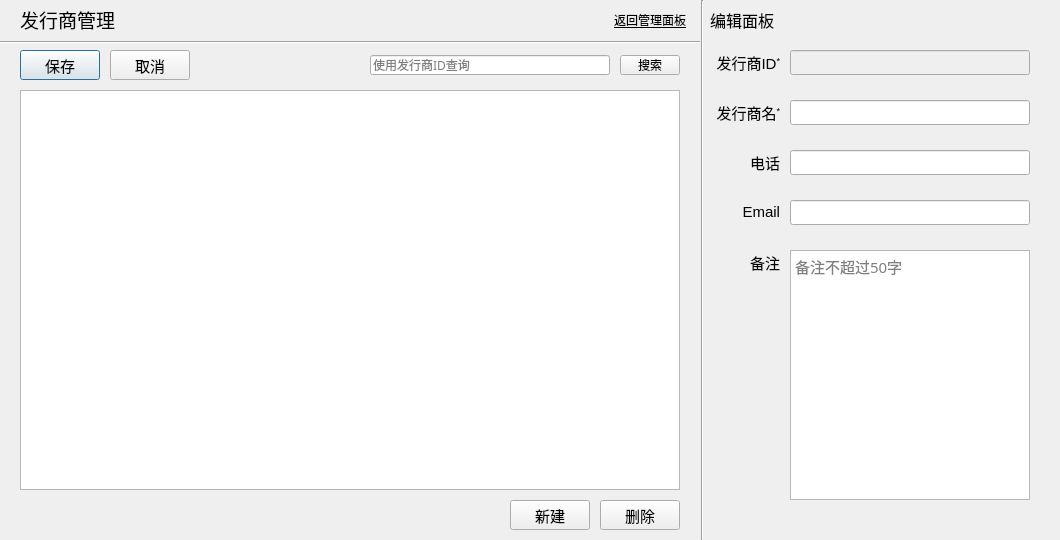
<?xml version="1.0" encoding="UTF-8"?>
<ui version="4.0">
 <class>pubmanageWindow</class>
 <widget class="QWidget" name="pubmanageWindow">
  <property name="geometry">
   <rect>
    <x>0</x>
    <y>0</y>
    <width>1060</width>
    <height>540</height>
   </rect>
  </property>
  <property name="minimumSize">
   <size>
    <width>1060</width>
    <height>540</height>
   </size>
  </property>
  <property name="maximumSize">
   <size>
    <width>1060</width>
    <height>540</height>
   </size>
  </property>
  <property name="font">
   <font>
    <family>Microsoft YaHei UI</family>
   </font>
  </property>
  <property name="windowTitle">
   <string>发行商管理</string>
  </property>
  <widget class="Line" name="line">
   <property name="geometry">
    <rect>
     <x>0</x>
     <y>40</y>
     <width>700</width>
     <height>5</height>
    </rect>
   </property>
   <property name="orientation">
    <enum>Qt::Horizontal</enum>
   </property>
  </widget>
  <widget class="QPushButton" name="searchButton">
   <property name="geometry">
    <rect>
     <x>620</x>
     <y>55</y>
     <width>60</width>
     <height>20</height>
    </rect>
   </property>
   <property name="font">
    <font>
     <family>Microsoft YaHei UI</family>
     <pointsize>9</pointsize>
    </font>
   </property>
   <property name="text">
    <string>搜索</string>
   </property>
  </widget>
  <widget class="QTableView" name="tableView">
   <property name="geometry">
    <rect>
     <x>20</x>
     <y>90</y>
     <width>660</width>
     <height>400</height>
    </rect>
   </property>
   <property name="font">
    <font>
     <family>Microsoft YaHei</family>
     <pointsize>11</pointsize>
    </font>
   </property>
  </widget>
  <widget class="QLabel" name="title">
   <property name="geometry">
    <rect>
     <x>20</x>
     <y>0</y>
     <width>200</width>
     <height>40</height>
    </rect>
   </property>
   <property name="font">
    <font>
     <family>Microsoft YaHei UI</family>
     <pointsize>14</pointsize>
    </font>
   </property>
   <property name="text">
    <string>&lt;html&gt;&lt;head/&gt;&lt;body&gt;&lt;p&gt;发行商管理&lt;/p&gt;&lt;/body&gt;&lt;/html&gt;</string>
   </property>
  </widget>
  <widget class="QLineEdit" name="searchlineEdit">
   <property name="geometry">
    <rect>
     <x>370</x>
     <y>55</y>
     <width>240</width>
     <height>20</height>
    </rect>
   </property>
   <property name="font">
    <font>
     <family>Microsoft YaHei</family>
     <pointsize>9</pointsize>
    </font>
   </property>
   <property name="locale">
    <locale language="English" country="UnitedStates"/>
   </property>
   <property name="placeholderText">
    <string>使用发行商ID查询</string>
   </property>
  </widget>
  <widget class="QPushButton" name="returnButton">
   <property name="geometry">
    <rect>
     <x>610</x>
     <y>10</y>
     <width>80</width>
     <height>20</height>
    </rect>
   </property>
   <property name="font">
    <font>
     <family>Microsoft YaHei UI Light</family>
     <pointsize>9</pointsize>
     <underline>true</underline>
    </font>
   </property>
   <property name="text">
    <string>返回管理面板</string>
   </property>
   <property name="flat">
    <bool>true</bool>
   </property>
  </widget>
  <widget class="QPushButton" name="addButton">
   <property name="enabled">
    <bool>true</bool>
   </property>
   <property name="geometry">
    <rect>
     <x>510</x>
     <y>500</y>
     <width>80</width>
     <height>30</height>
    </rect>
   </property>
   <property name="font">
    <font>
     <family>Microsoft YaHei UI</family>
     <pointsize>11</pointsize>
    </font>
   </property>
   <property name="text">
    <string>新建</string>
   </property>
  </widget>
  <widget class="Line" name="line_2">
   <property name="geometry">
    <rect>
     <x>700</x>
     <y>0</y>
     <width>5</width>
     <height>540</height>
    </rect>
   </property>
   <property name="orientation">
    <enum>Qt::Vertical</enum>
   </property>
  </widget>
  <widget class="QLabel" name="title_2">
   <property name="geometry">
    <rect>
     <x>710</x>
     <y>0</y>
     <width>200</width>
     <height>40</height>
    </rect>
   </property>
   <property name="font">
    <font>
     <family>Microsoft YaHei UI</family>
     <pointsize>12</pointsize>
    </font>
   </property>
   <property name="text">
    <string>&lt;html&gt;&lt;head/&gt;&lt;body&gt;&lt;p&gt;&lt;span style=&quot; font-size:12pt;&quot;&gt;编辑面板&lt;/span&gt;&lt;/p&gt;&lt;/body&gt;&lt;/html&gt;</string>
   </property>
  </widget>
  <widget class="QLabel" name="pubtelelabel">
   <property name="geometry">
    <rect>
     <x>720</x>
     <y>150</y>
     <width>60</width>
     <height>25</height>
    </rect>
   </property>
   <property name="font">
    <font>
     <family>Microsoft YaHei UI</family>
     <pointsize>11</pointsize>
    </font>
   </property>
   <property name="text">
    <string>&lt;html&gt;&lt;head/&gt;&lt;body&gt;&lt;p align=&quot;right&quot;&gt;电话&lt;/p&gt;&lt;/body&gt;&lt;/html&gt;</string>
   </property>
  </widget>
  <widget class="QLineEdit" name="pubemaillineEdit">
   <property name="geometry">
    <rect>
     <x>790</x>
     <y>200</y>
     <width>240</width>
     <height>25</height>
    </rect>
   </property>
   <property name="font">
    <font>
     <family>Microsoft YaHei</family>
     <pointsize>11</pointsize>
    </font>
   </property>
   <property name="locale">
    <locale language="English" country="UnitedStates"/>
   </property>
  </widget>
  <widget class="QLineEdit" name="pubnamelineEdit">
   <property name="geometry">
    <rect>
     <x>790</x>
     <y>100</y>
     <width>240</width>
     <height>25</height>
    </rect>
   </property>
   <property name="font">
    <font>
     <family>Microsoft YaHei</family>
     <pointsize>11</pointsize>
    </font>
   </property>
  </widget>
  <widget class="QLabel" name="pubnamelabel">
   <property name="geometry">
    <rect>
     <x>710</x>
     <y>100</y>
     <width>70</width>
     <height>25</height>
    </rect>
   </property>
   <property name="font">
    <font>
     <family>Microsoft YaHei UI</family>
     <pointsize>11</pointsize>
    </font>
   </property>
   <property name="text">
    <string>&lt;html&gt;&lt;head/&gt;&lt;body&gt;&lt;p align=&quot;right&quot;&gt;发行商名&lt;span style=&quot; vertical-align:super;&quot;&gt;*&lt;/span&gt;&lt;/p&gt;&lt;/body&gt;&lt;/html&gt;</string>
   </property>
  </widget>
  <widget class="QLabel" name="pubemaillabel">
   <property name="geometry">
    <rect>
     <x>720</x>
     <y>200</y>
     <width>60</width>
     <height>25</height>
    </rect>
   </property>
   <property name="font">
    <font>
     <family>Microsoft YaHei UI</family>
     <pointsize>11</pointsize>
    </font>
   </property>
   <property name="text">
    <string>&lt;html&gt;&lt;head/&gt;&lt;body&gt;&lt;p align=&quot;right&quot;&gt;Email&lt;/p&gt;&lt;/body&gt;&lt;/html&gt;</string>
   </property>
  </widget>
  <widget class="QLineEdit" name="pubtelelineEdit">
   <property name="geometry">
    <rect>
     <x>790</x>
     <y>150</y>
     <width>240</width>
     <height>25</height>
    </rect>
   </property>
   <property name="font">
    <font>
     <family>Microsoft YaHei</family>
     <pointsize>11</pointsize>
    </font>
   </property>
   <property name="locale">
    <locale language="English" country="UnitedStates"/>
   </property>
   <property name="text">
    <string/>
   </property>
  </widget>
  <widget class="QPushButton" name="submitButton">
   <property name="geometry">
    <rect>
     <x>20</x>
     <y>50</y>
     <width>80</width>
     <height>30</height>
    </rect>
   </property>
   <property name="font">
    <font>
     <family>Microsoft YaHei UI</family>
     <pointsize>11</pointsize>
    </font>
   </property>
   <property name="text">
    <string>保存</string>
   </property>
   <property name="default">
    <bool>true</bool>
   </property>
  </widget>
  <widget class="QLineEdit" name="pubIDlineEdit">
   <property name="enabled">
    <bool>false</bool>
   </property>
   <property name="geometry">
    <rect>
     <x>790</x>
     <y>50</y>
     <width>240</width>
     <height>25</height>
    </rect>
   </property>
   <property name="font">
    <font>
     <family>Microsoft YaHei</family>
     <pointsize>11</pointsize>
    </font>
   </property>
   <property name="locale">
    <locale language="English" country="UnitedStates"/>
   </property>
   <property name="readOnly">
    <bool>true</bool>
   </property>
  </widget>
  <widget class="QLabel" name="pubIDlabel">
   <property name="geometry">
    <rect>
     <x>710</x>
     <y>50</y>
     <width>70</width>
     <height>25</height>
    </rect>
   </property>
   <property name="font">
    <font>
     <family>Microsoft YaHei UI</family>
     <pointsize>11</pointsize>
    </font>
   </property>
   <property name="text">
    <string>&lt;html&gt;&lt;head/&gt;&lt;body&gt;&lt;p align=&quot;right&quot;&gt;发行商ID&lt;span style=&quot; vertical-align:super;&quot;&gt;*&lt;/span&gt;&lt;/p&gt;&lt;/body&gt;&lt;/html&gt;</string>
   </property>
  </widget>
  <widget class="QLabel" name="notelabel">
   <property name="geometry">
    <rect>
     <x>720</x>
     <y>250</y>
     <width>60</width>
     <height>25</height>
    </rect>
   </property>
   <property name="font">
    <font>
     <family>Microsoft YaHei UI</family>
     <pointsize>11</pointsize>
    </font>
   </property>
   <property name="text">
    <string>&lt;html&gt;&lt;head/&gt;&lt;body&gt;&lt;p align=&quot;right&quot;&gt;备注&lt;/p&gt;&lt;/body&gt;&lt;/html&gt;</string>
   </property>
  </widget>
  <widget class="QPlainTextEdit" name="notetextEdit">
   <property name="geometry">
    <rect>
     <x>790</x>
     <y>250</y>
     <width>240</width>
     <height>250</height>
    </rect>
   </property>
   <property name="font">
    <font>
     <family>Microsoft YaHei</family>
     <pointsize>11</pointsize>
    </font>
   </property>
   <property name="placeholderText">
    <string>备注不超过50字</string>
   </property>
  </widget>
  <widget class="QPushButton" name="deleteButton">
   <property name="enabled">
    <bool>true</bool>
   </property>
   <property name="geometry">
    <rect>
     <x>600</x>
     <y>500</y>
     <width>80</width>
     <height>30</height>
    </rect>
   </property>
   <property name="font">
    <font>
     <family>Microsoft YaHei UI</family>
     <pointsize>11</pointsize>
    </font>
   </property>
   <property name="text">
    <string>删除</string>
   </property>
  </widget>
  <widget class="QPushButton" name="revertButton">
   <property name="geometry">
    <rect>
     <x>110</x>
     <y>50</y>
     <width>80</width>
     <height>30</height>
    </rect>
   </property>
   <property name="font">
    <font>
     <family>Microsoft YaHei UI</family>
     <pointsize>11</pointsize>
    </font>
   </property>
   <property name="text">
    <string>取消</string>
   </property>
  </widget>
  <widget class="QPushButton" name="helpButton">
   <property name="geometry">
    <rect>
     <x>1040</x>
     <y>520</y>
     <width>20</width>
     <height>20</height>
    </rect>
   </property>
   <property name="font">
    <font>
     <family>Microsoft YaHei UI</family>
     <pointsize>10</pointsize>
    </font>
   </property>
   <property name="icon">
    <iconset>
     <normaloff>help-20.png</normaloff>help-20.png</iconset>
   </property>
   <property name="iconSize">
    <size>
     <width>20</width>
     <height>20</height>
    </size>
   </property>
   <property name="flat">
    <bool>true</bool>
   </property>
  </widget>
 </widget>
 <layoutdefault spacing="6" margin="11"/>
 <tabstops>
  <tabstop>pubIDlineEdit</tabstop>
  <tabstop>pubnamelineEdit</tabstop>
  <tabstop>pubtelelineEdit</tabstop>
  <tabstop>pubemaillineEdit</tabstop>
  <tabstop>notetextEdit</tabstop>
  <tabstop>submitButton</tabstop>
  <tabstop>revertButton</tabstop>
  <tabstop>searchlineEdit</tabstop>
  <tabstop>searchButton</tabstop>
  <tabstop>addButton</tabstop>
  <tabstop>deleteButton</tabstop>
  <tabstop>tableView</tabstop>
  <tabstop>returnButton</tabstop>
 </tabstops>
 <resources/>
 <connections/>
</ui>
